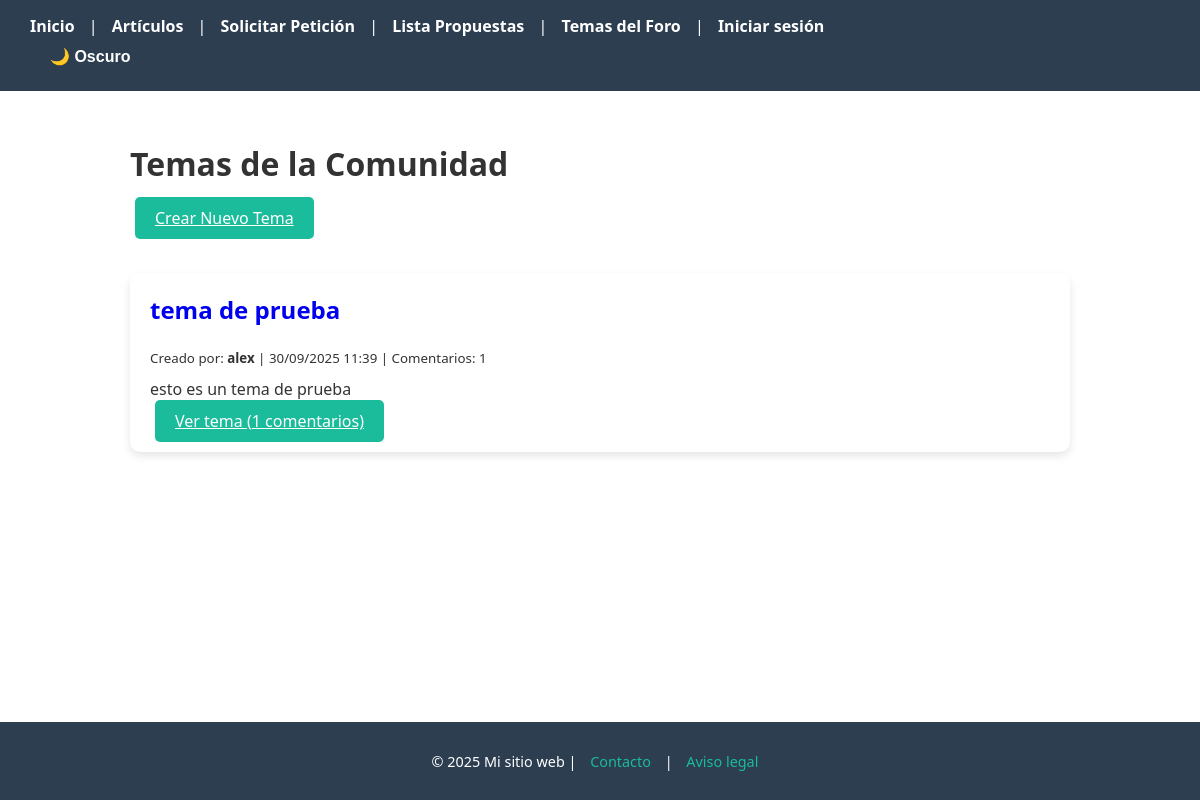
/temas/, run on an earlier commit of the app's database.
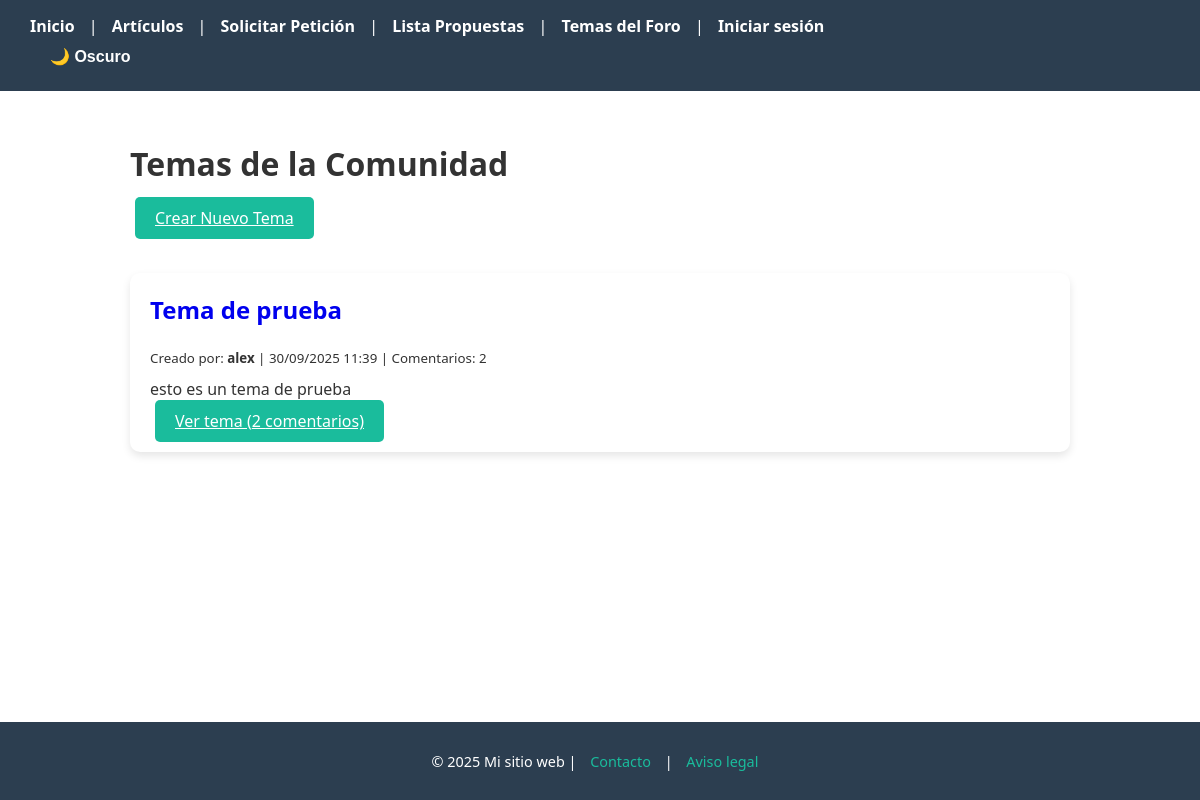
And on a later commit of the database.
### blog/models.py (models this page shows, shortened)
class Tema(models.Model):
    titulo = models.CharField(max_length=200)
    autor = models.ForeignKey(User, on_delete=models.CASCADE)
    contenido = models.TextField()
    fecha_creacion = models.DateTimeField(auto_now_add=True)

### blog/views.py (the view)
# urls.py: path("temas/", views.lista_temas, name="lista_temas"),
def lista_temas(request):
    temas = Tema.objects.all().order_by('-fecha_creacion')
    return render(request, 'blog/lista_temas.html', {'temas': temas})

### blog/templates/blog/lista_temas.html (shortened to what this page needs)
{% extends "base.html" %}
{% block content %}
<h1 class="mb-4">Temas de la Comunidad</h1>
<div class="d-flex justify-content-between mb-4">
    <a href="{% url 'nuevo_tema' %}" class="btn">Crear Nuevo Tema</a>
</div>
<br>
<br>
<div class="temas-container">
    {% for tema in temas %}
        <div class="article-card mb-3">
            <h2><a href="{% url 'detalle_tema' tema.id %}" style="text-decoration: none;">{{ tema.titulo }}</a></h2>
            <p><small>Creado por: <strong>{{ tema.autor.username }}</strong> | {{ tema.fecha_creacion|date:"d/m/Y H:i" }} | Comentarios: {{ tema.comentarios.count }}</small></p>
            <p>{{ tema.contenido|truncatechars:150 }}</p>
            <a href="{% url 'detalle_tema' tema.id %}" class="btn">Ver tema ({{ tema.comentarios.count }} comentarios)</a>
        </div>
    {% empty %}
        <p>Aún no hay temas creados. ¡Sé el primero en crear uno!</p>
    {% endfor %}
</div>
{% endblock %}

What changed in the data, as far as the page shows it:
changed Tema "esto es un tema de prueba": titulo "tema de prueba" → "Tema de prueba"; comentarios.count "1" → "2"
